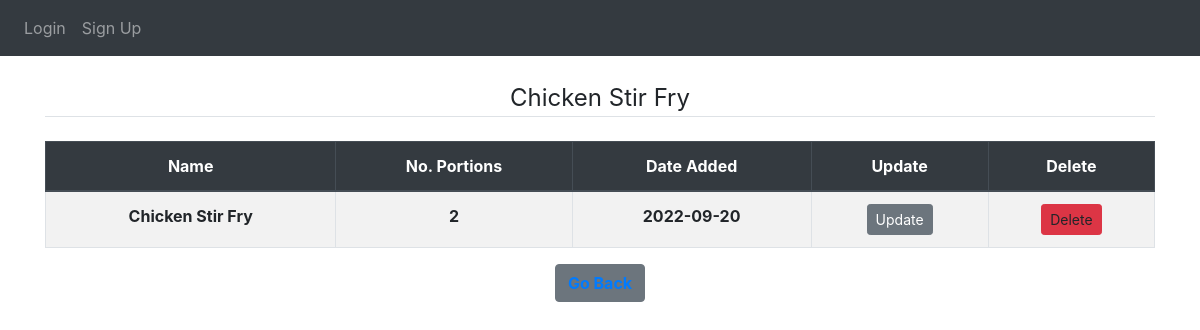
/meal-plan/2, run on the app's committed database.
### mealmaker/models.py (models this page shows)
class Meal(db.Model):
    id = db.Column(db.Integer, primary_key=True)
    name = db.Column(db.String(10000))
    date = db.Column(db.DateTime(timezone=True), default=func.now())
    portion = db.Column(db.Integer)

### mealmaker/views.py (the view)
@views.route("/meal-plan/<int:id>")
def meal(id):
    meal = Meal.query.get_or_404(id)
    return render_template('meal.html', meal_name=Meal.name, meal=meal, user=current_user)

### mealmaker/templates/meal.html (shortened to what this page needs)
{% extends "base.html" %}
{% block content %}
<br>
<div class="content-section ">
    <legend align="center" class="border-bottom mb-4">{{meal.name.title()}}</legend>
    <table class="table table-striped table-bordered table-hover">
        <thead class="thead-dark">
            <tr>
                <th class="text-center">Name</th>
                <th class="text-center">No. Portions</th>
                <th class="text-center">Date Added</th>
                <th class="text-center">Update</th>
                <th class="text-center">Delete</th>
            </tr>
        </thead>
        <tr>
            <th class="text-center">{{meal.name.title()}} </th>
            <th class="text-center">{{meal.portion}} </th>
            <th class="text-center">{{meal.date.strftime('%Y-%m-%d') }} </th>
            <th class="text-center">
                <a class="btn btn-secondary btn-sm"  href="{{ url_for('views.update_meal', id=meal.id)}}">Update</a>
            </th>
            <th class="text-center">
                <a class="btn btn-danger btn-sm" data-toggle="modal" data-target="#deleteModal">Delete</a>
            </th>
        </tr>
    </table>
    <legend align="center">
        <button type="button" class="btn btn-secondary" data-dismiss="modal">
            <a class="text-center" href="{{ url_for('views.meal_plan') }}"><b>Go Back</b></a></legend>
</div>
{% endblock content %}

### data on the page
Meal: name "Chicken Stir Fry", portion "2", date "2022-09-20"
